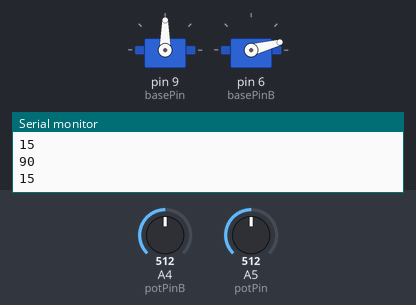
Simulated run of this sketch. Board: Arduino Uno, built with avr-gcc and run on an emulated ATmega328P. Parts: 2 × servo, the last lines printed to the serial monitor. The test bench sets the inputs (shaded band); at power-on: A5 (potPin) = 512, A4 (potPinB) = 512.

Above: at 1.2 s.
1.3 s: A5 (potPin) set to 716
At 2.2 s:
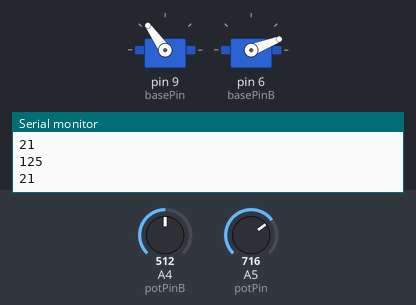
2.8 s: A5 (potPin) set to 900
At 3.2 s:
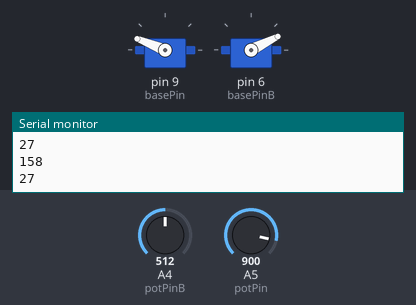
4.3 s: A5 (potPin) set to 1023
At 5.4 s:
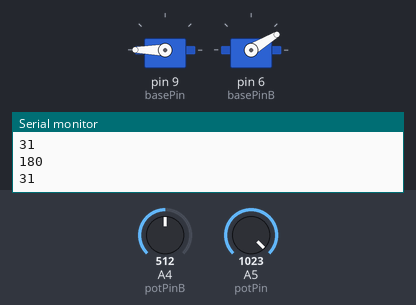
5.8 s: A5 (potPin) set to 306
At 6.9 s:
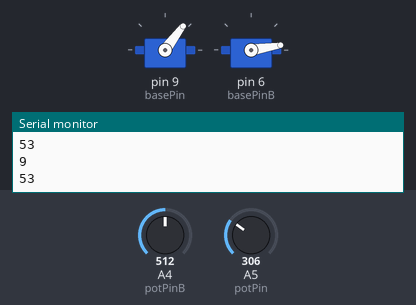
7.3 s: A5 (potPin) set to 122
At 7.8 s:
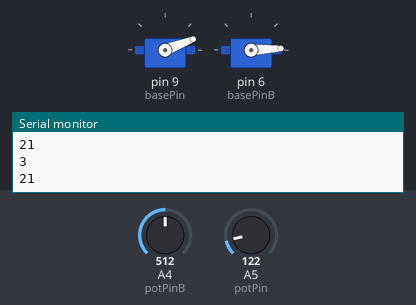
8.8 s: A5 (potPin) set to 0
At 9.2 s:
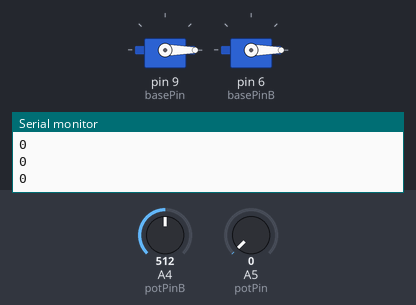
Timing chart, 0 to 11.3 s (numbered marks = the images above; inputs shaded):
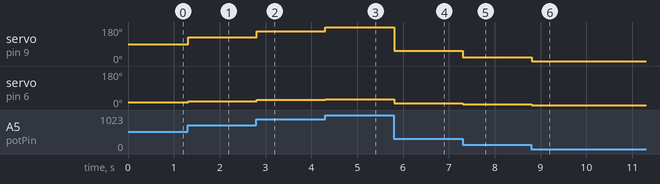

The sketch:

sketch_oct31b.ino
```cpp
#include <Servo.h>

Servo base;
Servo base2;
//digital pin
int basePin = 9;
int basePinB = 6;

//analog pin
int potPin = 5;
int potPinB = 4;
void setup() {
 Serial.begin(9600);

base.attach(basePin);
base2.attach(basePinB);
}

void loop() {
 int val = analogRead(potPin);
val = map(val, 0, 1023, 0,180);

 int val2 = analogRead(potPinB);
val2 = map(val, 0, 1023, 0,180);

 Serial.println(val);
 Serial.println(val2);
base.write(val);
base2.write(val2);
 delay(10);

}
```

Measured:
- after the input at 1.3 s, servo on pin 9 (basePin): 90° → 125° at once; servo on pin 6 (basePinB): 15° → 21° at once
- after the input at 2.8 s, servo on pin 9 (basePin): 125° → 158° at once; servo on pin 6 (basePinB): 21° → 27° at once
- after the input at 4.3 s, servo on pin 9 (basePin): 158° → 180° at once; servo on pin 6 (basePinB): 27° → 31° at once
- after the input at 5.8 s, servo on pin 9 (basePin): 180° → 53° at once; servo on pin 6 (basePinB): 31° → 9° at once
- after the input at 7.3 s, servo on pin 9 (basePin): 53° → 21° at once; servo on pin 6 (basePinB): 9° → 3° at once
- after the input at 8.8 s, servo on pin 9 (basePin): 21° → 0° at once; servo on pin 6 (basePinB): 3° → 0° at once
